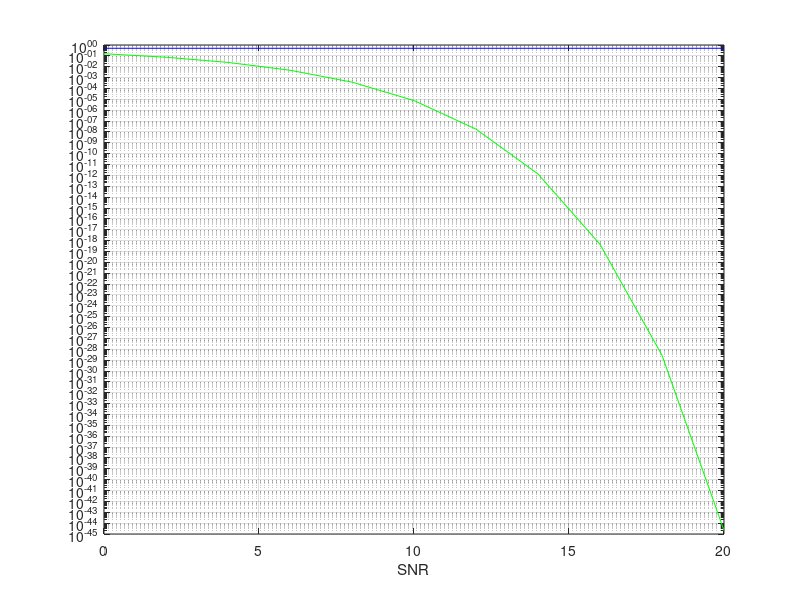

This figure's MATLAB source:
% U ovom primeru, dodali smo teorijsku vrednost za BER za QPSK modulaciju
% koju cemo uporediti sa simuliranom. Nastavljamo se na video 1.

%%% u ovom primeru, videcemo kako se racuna Bit Error Rate (BER) vs. Signal
%%% to Noise Ratio (SNR) u Gausovom kanalu i kako se simulira sistem sa
%%% BPSK modulacijom
%%%%%%%%%%%%%%%%%%%%%
clear all;close all;warning off;

%%%%%%%%%%%%%%%%%%%%%%%%%%%%%%%%%
%Sada cemo generisati 1000 slucajnih simbola, tj. 0 i 1
x=randint(1,100000);
%%%%%%%%%%%%%%%%%%%%%%%%%
%buduci da koristimo BPSK modulaciju u predajniku, 0 cemo mapirati u -1 dok
%1 ostaju nepromenjene
%%% potrebno je da prodjemo sve simbole, pa pravimo petlju
for i=1:length(x)
    if x(i)==1;
        xmod(i)=1;
    else
        xmod(i)=-1;
    end;
end;
%%%%%%%%%%%%%%%%%%%%%%%%%%%%%%%%%%%%%%%%%%%%%%%%%%%%%%%%%%%%%%%
% Sada cemo simulirati Gausov kanal tako sto cemo sum dodavati na
% promenljivu xmod
% Genericka funkcija u matlabu AWGN(xmod, SNR) dodaje na signal snage 0dB
% AWGN sa snagom koja je u odnosu sa snagom signala data konstantom SNR
% (Signal to Noise Ratio)
% Mi zelimo da ispitamo BER za razlicite vrednosti SNR
berSim=[];
for snr=0:2:20 %% od 0 do 20 sa korakom 2
    y=awgn(complex(xmod),snr); %% U Octave-ama rade samo bez funkcije complex
    %%%%% dobili smo izlaz iz kanala y na koji cemo primeniti metod
    %%%%% odlucivanja tako sto cemo vrednost porediti sa 0. Istovremeno
    %%%%% radimo i demodulaciju
    for i=1:length(y)
        if y(i)>=0
            det(i)=1;
        else
            det(i)=0;
            
        end;
    end;
    %%% Izracunali smo detektovanu vrednost det koju zelimo da uporedimo sa
    %%% ulaznom promenljivom x i izracunamo broj pogresnih bitova i BER
    [noe ber]=biterr(x,det);
    %%% u svakoj SNR iteraciji, racunacemo poslednju vrednost BER i
    %%% stavljamo je u promenljivu ber. Potrebno je da u neki prazan vektor
    %%% smestamo te vrednosti kako bismo ih zapamtili
    
    berSim=[berSim ber]; %% u svakoj iteraciji u prvobitno prazan vektor berSim dodaje poslednju vrednost ber
end;

% sada cemo iscrtati BER vs. SNR
snr=0:2:20
theorySer_BPSK = erfc(sqrt((10.^(snr/10)))) %% ovo je teorijska vrednost za BPSK modulaciju u AWGN kanalu
semilogy(snr,berSim,'b')
hold on
semilogy(snr,theorySer_BPSK,'g')
hold on;
grid on;
xlabel('SNR')
ylabel=('BER');
    
    
            
    
    